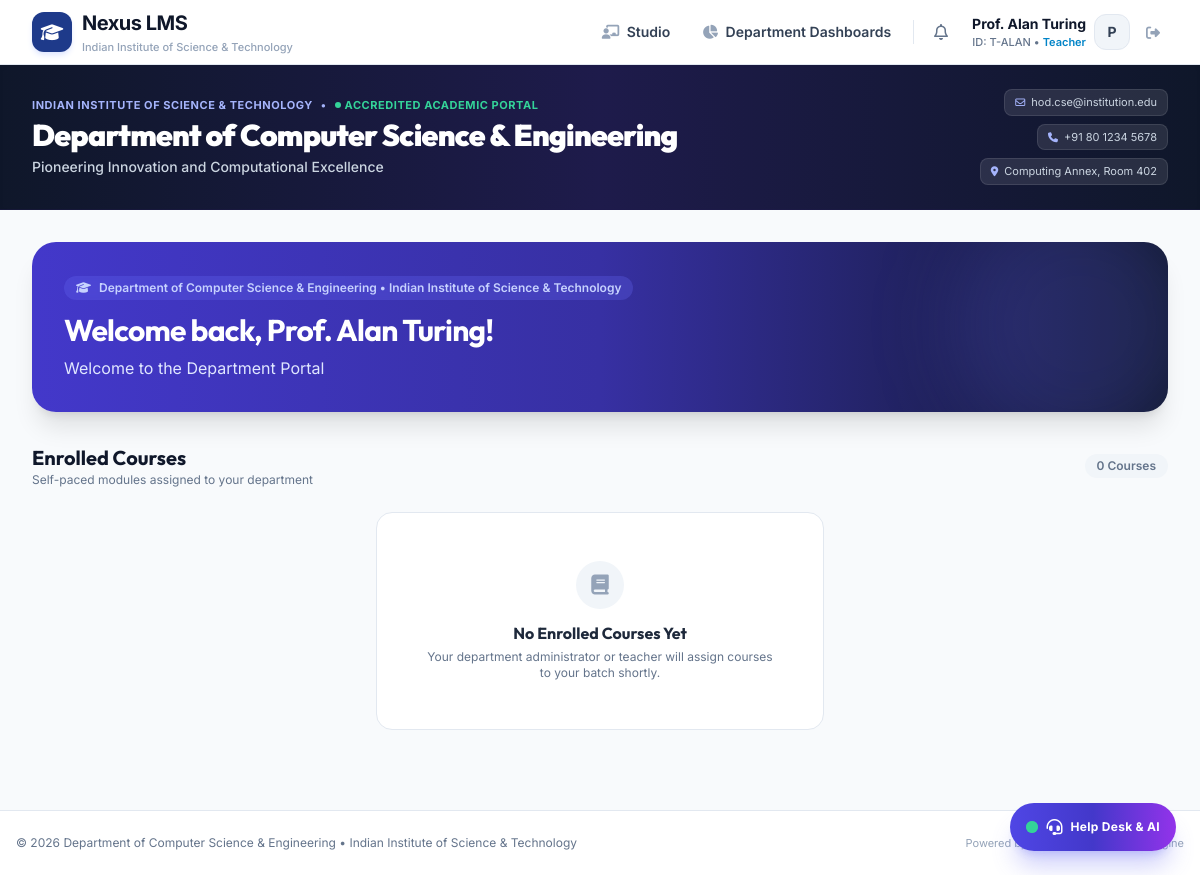
Before: /student (signed in) with the older database file.
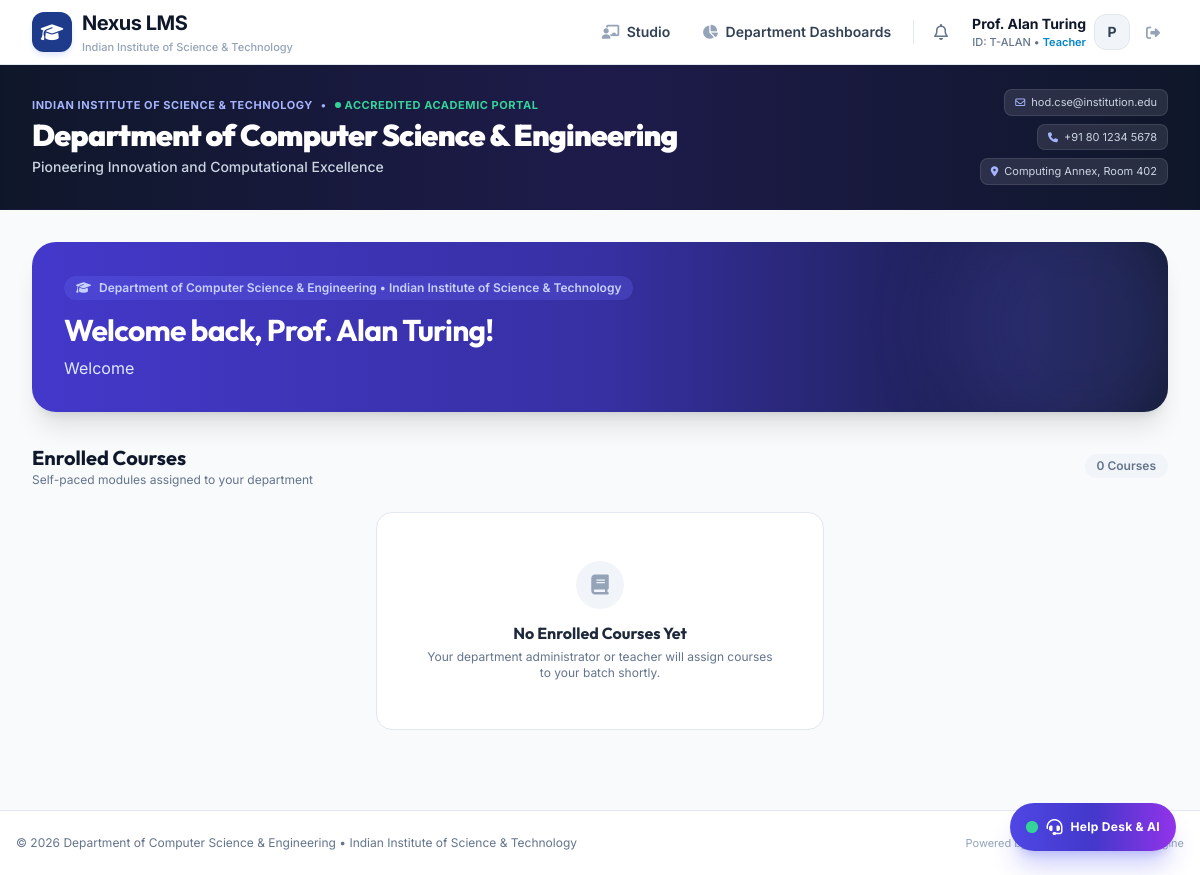
After: the same page with the newer database file.
### tables this page shows
CREATE TABLE system_settings (
            key TEXT PRIMARY KEY,
            value TEXT NOT NULL
        );

### app/routes/student_routes.py (the view)
@router.get("/student", response_class=HTMLResponse)
async def student_dashboard(request: Request):
    user = get_current_user(request)
    if not user:
        return RedirectResponse(url="/login", status_code=303)
    if user["must_change_password"]:
        return RedirectResponse(url="/setup-account", status_code=303)
    with get_db() as conn:
        cursor = conn.cursor()
        cursor.execute("UPDATE users SET last_active_at = CURRENT_TIMESTAMP WHERE id = ?", (user["id"],))
        cursor.execute("""
            SELECT c.id, c.title, c.code, c.department, c.description, c.thumbnail_url,
                   u.full_name as teacher_name,
                   (SELECT COUNT(*) FROM lessons l JOIN modules m ON l.module_id = m.id WHERE m.course_id = c.id) as total_lessons,
                   (SELECT COUNT(*) FROM lesson_progress lp
                    JOIN lessons l ON lp.lesson_id = l.id
                    JOIN modules m ON l.module_id = m.id
                    WHERE m.course_id = c.id AND lp.user_id = ? AND lp.is_completed = 1) as completed_lessons
            FROM enrollments e
            JOIN courses c ON e.course_id = c.id
            JOIN users u ON c.teacher_id = u.id
            WHERE e.user_id = ? AND c.is_published = 1
        """, (user["id"], user["id"]))
        courses_raw = cursor.fetchall()
        courses = []
        for cr in courses_raw:
            c = dict(cr)
            tot = c["total_lessons"]
            comp = c["completed_lessons"]
            c["progress_percent"] = round((comp / tot * 100) if tot > 0 else 0)
            courses.append(c)
    return templates.TemplateResponse("student_dashboard.html", {
        "request": request,
        "user": user,
        "courses": courses
    })

### app/templates/student_dashboard.html (shortened to what the changed rows need)
{% extends "base.html" %}
{% block content %}
{% set brand = get_branding() %}
<div class="max-w-7xl mx-auto px-4 sm:px-6 lg:px-8 py-8">
    <div class="bg-gradient-to-r from-indigo-700 via-indigo-800 to-slate-900 rounded-3xl p-6 sm:p-8 text-white shadow-xl mb-8 relative overflow-hidden">
        <div class="relative z-10 max-w-3xl">
            <div class="inline-flex items-center space-x-2 px-3 py-1 rounded-full bg-indigo-500/30 text-indigo-200 text-xs font-semibold backdrop-blur-sm mb-3">
                <i class="fa-solid fa-graduation-cap"></i>
                <span>
                </span>
            </div>
            <h1 class="text-3xl font-bold tracking-tight">Welcome back, {{ user.full_name }}!</h1>
            <p class="mt-2 text-indigo-100 text-sm sm:text-base">
                {{ brand.welcome_message }}
            </p>
        </div>
    </div>
    <div class="mb-6 flex justify-between items-center">
        <div>
            <h2 class="text-xl font-bold text-slate-900">Enrolled Courses</h2>
        </div>
    </div>
</div>
{% endblock %}

Changed rows visible on the page:
changed system_settings: welcome_message "Welcome to the Department Portal" → "Welcome"
